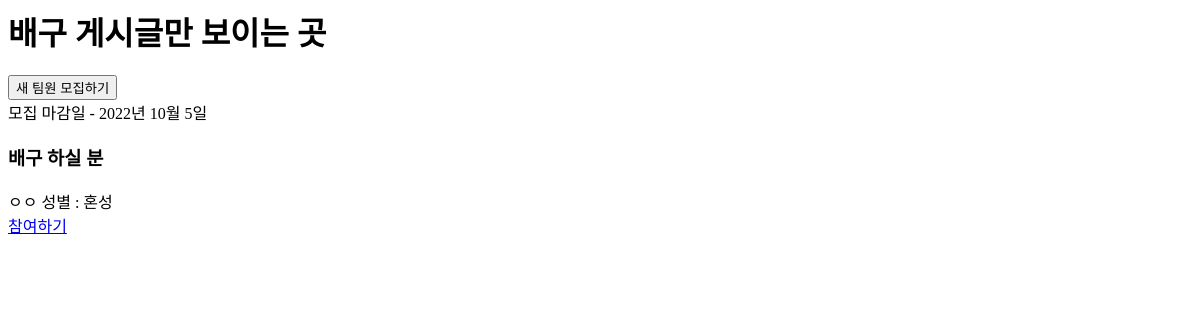
The app's page /post/volleyball_list/, older data.
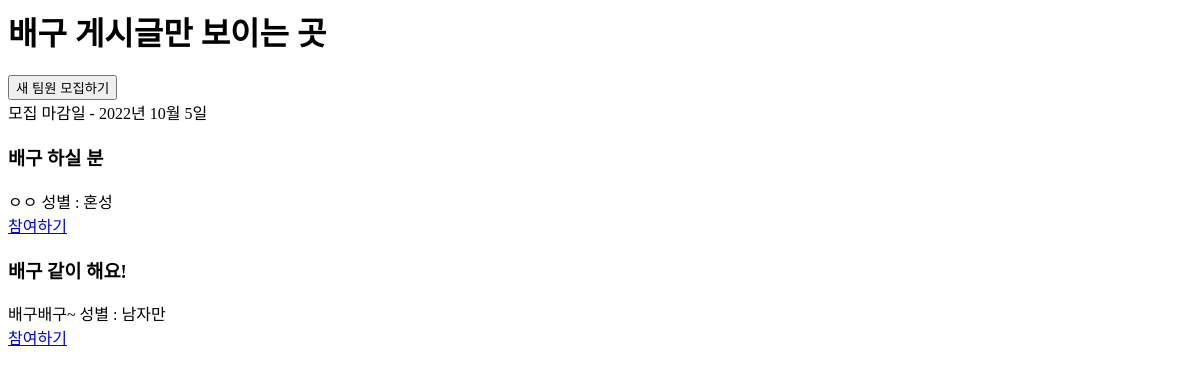
The same page, newer data.
### post/models.py (models this page shows, shortened)
class Post(models.Model):
    id = models.AutoField(primary_key=True)
    title = models.CharField(max_length=200)
    url = models.CharField(max_length = 300, default="")
    body = models.TextField()
    pub_date = models.DateTimeField(auto_now=True, verbose_name="등록(수정)일")
    exercise = models.ForeignKey(Exercise, on_delete=models.CASCADE, blank=True, null=True)
    sex = models.ForeignKey(Sex, on_delete=models.CASCADE, blank=True, null=True)
    flag_enddate = models.BooleanField(default=False)
    start_date = models.DateField(auto_now=True,editable=True)
    end_date = models.DateField(auto_now=False,editable=True)
    def summary(self):
        return self.body[:20]

class Sex(models.Model):
    id = models.AutoField(primary_key=True)
    name = models.CharField(max_length=20, default="")
    def __str__(self):
        return self.name

### post/views.py (the view)
# urls.py: path('volleyball_list/', volleyball_list, name="volleyball_list"),
def volleyball_list(request):
    volleyball_list = []
    v = Exercise.objects.filter(name="배구")
    v_post = Post.objects.filter(exercise__in=v).order_by('end_date')
    for post in v_post:
        volleyball_list.append(post)
    enddate_list = []
    for p in v_post:
        if p.end_date not in enddate_list:
            enddate_list.append(p.end_date)
        else:
            p.flag_enddate = True
    return render(request, 'post/volleyball_list.html', {'volleyball_list': volleyball_list})

### post/templates/post/volleyball_list.html (shortened to what this page needs)
<h1>배구 게시글만 보이는 곳</h1>
<button type="button" onclick="location.href='/post/post_new/';"> 새 팀원 모집하기  </button>
{% for v in volleyball_list %}
{%if v.flag_enddate == False %}
모집 마감일 - {{v.end_date}}
{%endif%}
    <div>
    <h3>{{v.title}}</h3>
    {{v.summary}}
    성별 : {{v.sex}}<br>
    <a href = "{%url 'post:post_detail' v.id%}">참여하기</a>
    </div>
{% endfor %}

Row changes from the older to the newer data that the page shows:
added Post: title "배구 같이 해요!", summary "배구배구~", sex "남자만"
